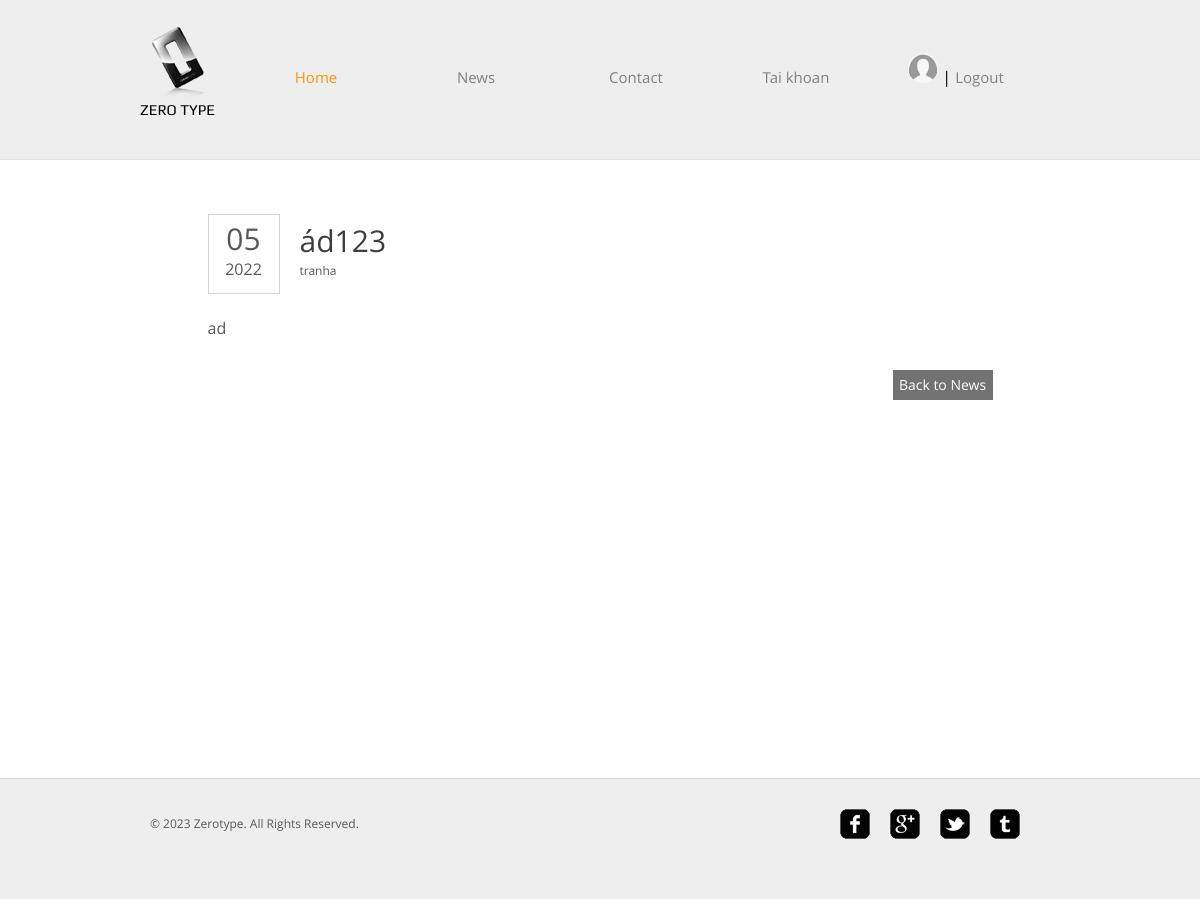
The app's page /post.php?id=4 (signed in) with its own data.
### tables this page shows
CREATE TABLE `users` (
  `id` int(11) NOT NULL,
  `username` char(100) NOT NULL,
  `gender` char(3) NOT NULL,
  `email` char(100) NOT NULL,
  `phone` char(100) NOT NULL,
  `password` char(100) NOT NULL,
  `hobby` char(100) NOT NULL,
  `avatar` char(100) NOT NULL,
  `role` int(11) DEFAULT 2
);

CREATE TABLE `news` (
  `id` int(11) NOT NULL,
  `category_id` int(11) NOT NULL,
  `user_id` int(11) NOT NULL,
  `title` text NOT NULL,
  `s_content` text DEFAULT NULL,
  `l_content` text NOT NULL,
  `date` date NOT NULL,
  `state` int(11) NOT NULL DEFAULT 0 COMMENT '0: new | 1: posted',
  `number` int(11) NOT NULL DEFAULT 0 COMMENT 'number of reads'
);

### src/control.php (called while the page is built, shortened)
<?php
include 'connect.php';
class Data
{
  public function select_user($email)
  {
    global $conn;
    if ($email == 'all') {
      $sql = "SELECT * FROM users";
    } else {
      $sql = "SELECT * FROM users WHERE email = '$email'";
    }
    $run = mysqli_query($conn, $sql);
    return $run;
  }
}

### src/new.php (called while the page is built, shortened)
<?php
include_once 'src/connect.php';
include_once 'control.php';
class News
{
  public static function getNewById( $id)
  {
    global $conn;
    $sql =
      "SELECT news.*, users.username as author
      FROM
      news INNER JOIN users
      ON news.user_id = users.id
    WHERE news.id = $id";
    $run = mysqli_query($conn, $sql);
    return $run;
  }
}

### post.php (the view, shortened to what this page needs)
<?php
include 'src/control.php';
include 'src/new.php';
$result = News::getNewById($_GET['id']);
$new = mysqli_fetch_assoc($result);
?>
<!DOCTYPE HTML>
<html>
<head>
	<link rel="stylesheet" href="css/style.css" type="text/css">
</head>
<body>
	<?php include 'src/header.php' ?>
	<div id="contents">
		<div class="post">
			<div class="date">
				<p>
					<span><?php echo date('m', strtotime($new['date'])) ?></span>
					<?php echo date('Y', strtotime($new['date'])) ?>
				</p>
			</div>
			<h1>
				<?php echo $new['title'] ?>
				<span class="author"><?php echo $new['author'] ?></span>
			</h1>
			<p>
				<?php echo $new['l_content']; ?>
			</p>
			<span><a href="news.php" class="more">Back to News</a></span>
		</div>
	</div>
	<?php include 'src/footer.php' ?>
</body>
</html>

### src/header.php (shortened to what this page needs)
<?php
include_once 'connect.php';
include_once 'control.php';
$data = new Data();
if (!empty($_SESSION['user'])) {
	$result = $data->select_user($_SESSION['user']);
	$user = mysqli_fetch_assoc($result);
}
?>
<div id="header">
	<div>
		<div class="logo">
			<a href="index.php">Zero Type</a>
		</div>
		<ul id="navigation">
			<li class="active">
				<a href="index.php">Home</a>
			</li>
			<li>
				<a href="news.php">News</a>
			</li>
			<li>
				<a href="contact.php">Contact</a>
			</li>
			<li>
				<a href="taikhoan.php">Tai khoan</a>
			</li>
			<li>
				<?php if (empty($_SESSION['user'])) { ?>
						<a href="login.php">Login</a> |
						<a href="register.php">Register</a>
				<?php } else {
					echo "<div>";
					if (!empty($user['avatar'])) {
						echo "<a href='update.php'><img style='width: 30px;height: 30px;border-radius: 50%;' src='{$user['avatar']}' onerror='onLoadAvatarErr(this)' /></a>";
					}
				?> |
					<a href="logout.php">Logout</a>
				<?php echo "</div>";
				} ?>
			</li>
		</ul>
	</div>
</div>

### css/style.css (style rules this page uses)
body { background-color: #fff; font-family: 'OpenSans'; margin: 0; }
img { border: 0; }
.clearfix:after, #contents:after { clear:both; content:""; display:block; height:1%; line-height:0; visibility:hidden; }
#header { background-color: #eee; border-bottom: 1px solid #e6e6e6; padding: 27px 0; }
#header > div, #footer > div { width: 920px; margin: 0 auto; padding: 0 20px; }
#header .logo { float: left; margin-right: 20px; }
#header .logo a { background: url(../images/logo.png) no-repeat center top; color: #000; display: block; font: 15px/30px 'Play'; height: 20px; width: 76px; padding-top: 68px; text-decoration: none; text-transform: uppercase; }
#navigation { display: inline-block; list-style: none; line-height: 100px; margin: 0; padding: 0; }
#navigation li { float: left; width: 160px; text-align: center; }
#navigation li a { color: #818181; font-size: 15px; line-height: 30px; text-decoration: none; }
#navigation li.active a { color: #f99600; }
#contents { min-height: 510px; width: 880px; margin: 0 auto; padding: 54px 40px; }
h1 { color: #3e3e3e; font-size: 30px; font-weight: normal; line-height: 30px; margin: 0 0 30px; }
p { color: #585858; font-size: 16px; line-height: 24px; margin: 0 0 30px; }
.date { float: left; height: 78px; width: 70px; margin-right: 20px; border: 1px solid #d5d5d5; text-align: center; }
.date p { margin: 12px 0 0; }
.date p span { display: block; font-size: 30px; margin-bottom: 6px; }
.author { color: #585858; display: block; font-size: 12px; }
.more { background-color: #727272; color: #fff; display: inline-block; font-size: 14px; line-height: 30px; width: 100px; text-align: center; text-decoration: none; }
.news li > p span, .post > span { display: block; text-align: right; }
.post { width: 785px; margin: 0 auto; }
.post h1 { padding-top: 12px; }

### post.php (style rules this page uses)
p { word-break: break-word; }

### records on screen
users: avatar (placeholder picture)
news: date "05", date "2022", title "ád123", user.username "tranha", l_content "ad"
